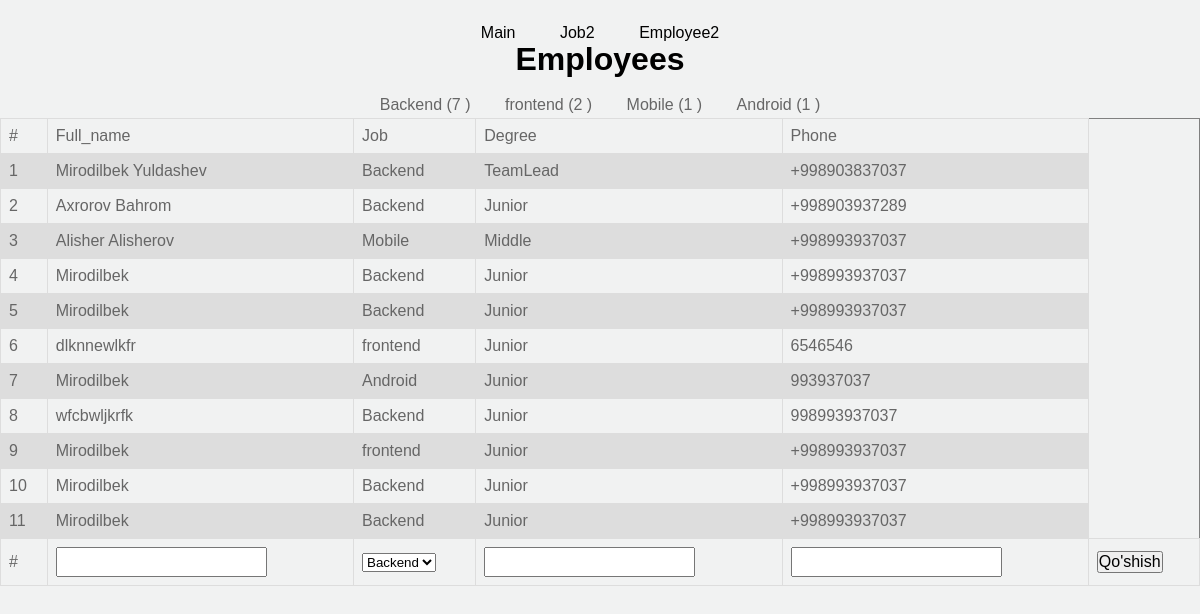
The app's page /employee2/, older data.
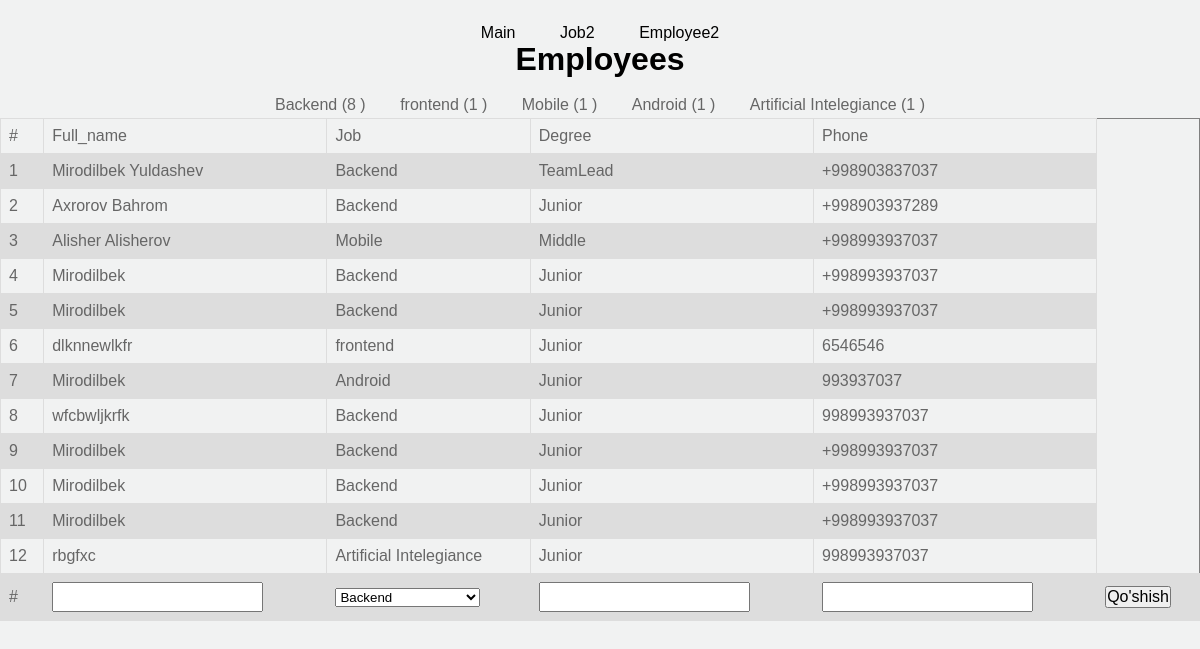
The same page, newer data.
### main/models.py (models this page shows, shortened)
class BaseJob(models.Model):
    name = models.CharField(max_length=100)

class BaseEmployee(models.Model):
    STATUS=(
        ("Junior","Junior"),
        ("Middle","Middle"),
        ("Senior","Senior"),
        ("TeamLead","TeamLead"),
    )
    full_name = models.CharField(max_length=100)
    job = models.ForeignKey(BaseJob,on_delete=models.SET_NULL,null=True,related_name='first_second')
    degree =  models.CharField(choices=STATUS,max_length=50,default="Junior")
    phone = models.CharField(max_length=13)

### main/views.py (the view)
# urls.py: path('employee2/',Employee2),
def Employee2(request):
    context={
        'employee':BaseEmployee.objects.all(),
        'jobs':BaseJob.objects.all(),
    }
    return render(request,'employee2.html',context)

### template/employee2.html (shortened to what this page needs)
{% load static %}
<html>
<link rel="stylesheet" href="{%static 'style.css'%}">
<center>
    <div class="Mainclass">
        <a href="/">Main</a>
        <a href="/job2/">Job2</a>
        <a href="/employee2/">Employee2</a>
        <h1>Employees</h1>
    </div>
</center>
<center>
    {% for i in jobs %}
        <a href="/filter2/?job={{i.id}}" style="margin:15px">{{ i.name }} ({{i.first_second.all.count}} )</a>
    {% endfor %}
<br>
</center>
<table border="1px solid coral" width='100%'>
    <tr>
        <td>#</td>
        <td>Full_name</td>
        <td>Job</td>
        <td>Degree</td>
        <td>Phone</td>
        </tr>
    {% for i in employee %}
    <tr>
        <td>{{forloop.counter}}</td>
        <td>{{i.full_name}}</td>
        <td>{{i.job.name}}</td>
        <td>{{i.degree}}</td>
        <td>{{i.phone}}</td>
    </tr>
    {% endfor %}
    <form action="/add-worker/" method="post">
        <tr>
            <td>#</td>
            <td><input type="text" name="full_name"></td>
            <td>
                <select name="job" id="">
                    {% for i in jobs %}
                        <option value="{{ i.id }}">{{ i.name }}</option>
                    {% endfor %}
                </select>
            </td>
            <td><input type="text" name="degree"></td>
            <td><input type="text" name="phone"></td>
            <td><input type="submit" value="Qo'shish"></td>
        </tr>
    </form>
</table>
</html>

Row changes from the older to the newer data that the page shows:
computed for BaseJob "Backend": first_second.all.count "7" → "8"
computed for BaseJob "frontend": first_second.all.count "2" → "1"
added BaseJob: name "Artificial Intelegiance", first_second.all.count "1"
changed BaseEmployee (number 9 of 12 on the later page): job.name "frontend" → "Backend"
added BaseEmployee: full_name "rbgfxc", job.name "Artificial Intelegiance", degree "Junior", phone "998993937037"
